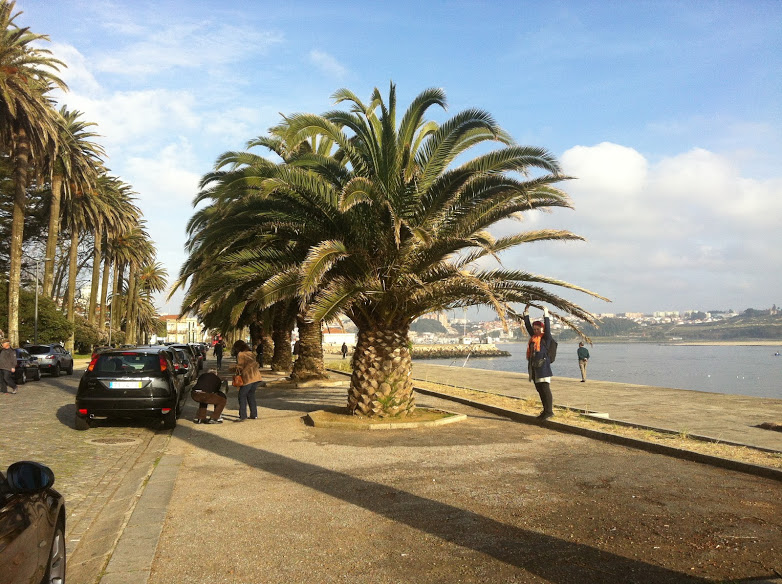
#> input picture interfaces/biofeedback/calibration/IMG_0401.JPG, 782 x 584 px, given in place of the camera
$ python camera.py ../../biofeedback/calibration/IMG_0401.JPG   (Python 2 division)
#> lines starting #> are read from the running program, lines starting #| are printed output that depends on the picture; after the words box and inside, x2 and y2 are one past the last pixel; in counts of white or black regions, pixels touching at a corner belong together
#!/usr/bin/env python
#coding: UTF-8
import numpy as np
import cv as CV
import cv2 as cv
import sys, time
import os

# Author: Dawid Laszuk
# Contact: laszukdawid@gmail.com


class Camera:

    def debugPrint(self, text):
        if self.debug:
            print text

    def __init__(self):

        self.initConst()
        self.initCamVideo()
        self.setRef()

        #~ //~ Inicjuje okna do ogladania
        cv.namedWindow("original",0)
        #~ cv.namedWindow("threshold",0)
        cv.namedWindow("edge",0)

        # display orig image
        flag, self.img = self.cap.read()
#> self.img is the input picture: shape (584, 782, 3); mean B, G, R 128.8, 142.3, 145.4
        if flag == False:
            while(1):
                flag, self.img = self.cap.read()
                time.sleep(0.33)
        #~ cv.imshow("original", self.img)

        # convert to gray and alter bits
        self.gray = cv.cvtColor(self.img, cv.COLOR_BGR2GRAY)
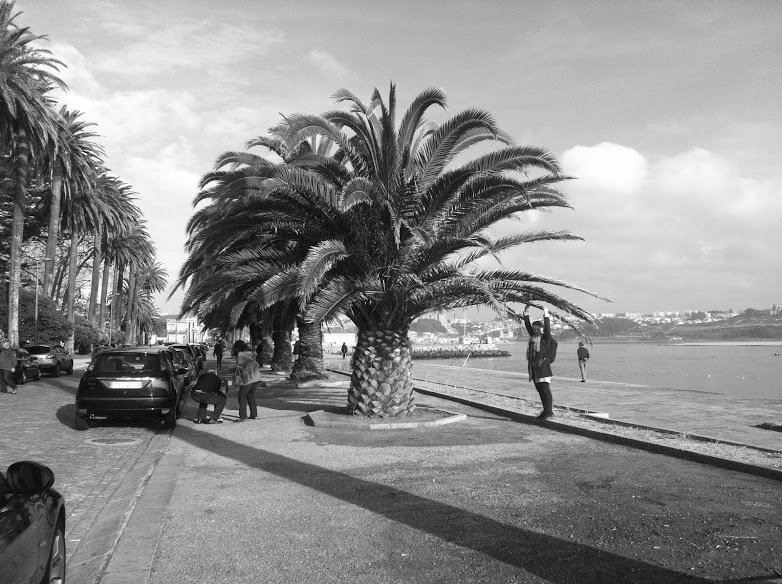
#> self.gray: shape (584, 782); min 0, max 255, mean 141.7
        #~ cv.bitwise_not(self.gray, self.gray)

        # shape of images
        print "shape: ", self.gray.shape
#| shape:  (584, 782)
        self.rows, self.cols = self.gray.shape
#> self.rows = 584; self.cols = 782
        self.roi[2] = self.cols
        self.roi[3] = self.rows


        # Create trackbar and init default values
        self.treshold_callback(self._threshold)
        CV.CreateTrackbar( "THRESHOLD", "original", self._threshold, 255, self.treshold_callback )

        self.scale_callback(self._threshold)
        CV.CreateTrackbar( "SCALE", "original", self._scale, 200, self.scale_callback )
        #~ cv.createTrackbar( "RadiusMin", "original", _minRad, 10, self.treshold_callback )

        # Set mouse events on
        cv.setMouseCallback( "original", self.onMouse, 0)

        while(1):
            # Check for file
            if "calibFlag" in os.listdir(os.path.expanduser("~/obci/interfaces/etr/natural")):
                np.save(os.path.expanduser("~/obci/interfaces/etr/natural/calibMat"), self.calibrationStart())
                os.system("rm " + os.path.expanduser("~/obci/interfaces/etr/natural/calibFlag"))

            # Read frame
            flag, self.img = self.cap.read()
            cv.imshow("original", self.img)

            #~ // invers color
            self.gray = cv.cvtColor(self.img, cv.COLOR_BGR2GRAY)
            #~ cv.bitwise_not(self.gray, self.gray)
            retVal, self.grayOut = cv.threshold(self.gray, self._threshold, 250, cv.THRESH_BINARY)

            self.checkROI()

            c = cv.waitKey(33)
            #~ print chr(c)
            if (c==ord('q')): break
            if (c==ord('s')): self.setRef()


    def initConst(self):
        # define constants

        # black/white threshold
        self._threshold = 100
        self._scale = 10
        self.scale = self._scale/100.
        self.edge_thresh = 3

        # ile pikseli wziac wiecej do analizy
        self.dis = 70

        # no of dots
        self.dots = 4
        self.nCirc = self.dots

        # tmp values for coordinates
        self.xCMS, self.yCMS = 0, 0
        self.xP, self.yP = np.zeros(self.dots), np.zeros(self.dots)
        self.roi = np.zeros(4)

        self.H = np.eye(3)
        self.invH = np.eye(3)

        # debug option
        self.debug = False

    def initCamVideo(self):
        """
        Initiates camera/video source.
        """

        #~ if len(sys.argv) >= 2:
            #~ self.filename = int(sys.argv[1])
        #~ else:
            #~ self.filename = int(-1)
        #~ self.filename = int(0)
        self.filename = int(2)

        # init cam/video
        self.cap = cv.VideoCapture(self.filename)
        #~ self.cap = cv.VideoCapture(1)

        if(not self.cap.isOpened()):
            return -1

    def setRef(self):
        """
        Sets values for new refrence coordinates.
        """
        print " ++ self.setRef(self) ++"

        # P = [x, y, 1].T
        P1 = np.matrix([self.xP[0], self.yP[0], 1]).T
        P2 = np.matrix([self.xP[1], self.yP[1], 1]).T
        P3 = np.matrix([self.xP[2], self.yP[2], 1]).T
        P4 = np.matrix([self.xP[3], self.yP[3], 1]).T

        self.P = np.concatenate((P1,P2,P3),axis=1)
        try:
            self.invP = np.linalg.inv(self.P)
        except:
            self.invP = np.eye(self.P.shape[0],self.P.shape[1])

        self.debugPrint("self.P: ")
        self.debugPrint(self.P)

        # corners of displaied IR LEDs
        self.corners = np.concatenate((self.P,P4),axis=1)

        # central dot of a screen
        self.centerDot = np.mean( self.corners, axis=1)


    # [43 lines left out: functions checkROI, refreshROI, not called in this run]

    def calcMom(self):
        self.debugPrint("\n")
        self.debugPrint(" ++ self.calcMom(self) ++")
        self.debugPrint("self.roi: " + str(self.roi))

        ROI = self.roi
        M = self.grayOut[ROI[1]:ROI[3],ROI[0]:ROI[2]]


        if np.any(self.xP):
            xCenter = self.xP.mean()
            yCenter = self.yP.mean()
            xCMS, yCMS = xCenter, yCenter
            self.xCMS, self.yCMS = xCenter, yCenter
        else:
            # Finds mass center of region
            Mom = cv.moments(M, True)
            if(Mom["m00"]):
                xCMS, yCMS = [ int(m/Mom["m00"]) for m in [Mom['m10'], Mom['m01']] ]
            else:
                return


        self.debugPrint("xCMS, yCMS = {0}, {1}".format( xCMS, yCMS))

        # Coordinates of left-up corner and bottom-right corner
        xInit = [ROI[0], xCMS, ROI[0], xCMS]
        yInit = [ROI[1], ROI[1], yCMS, yCMS]
        xFin  = [xCMS,   ROI[2], xCMS, ROI[2]]
        yFin  = [yCMS, yCMS, ROI[3], ROI[3]]
        roi = [0]*4

        #~ //~ Counting mean val
        for i in range(self.dots):
            roi[0] = np.floor(xInit[i]) # x0
            roi[1] = np.floor(yInit[i]) # y0
            roi[2] = np.floor(xFin[i]) # x1
            roi[3] = np.floor(yFin[i]) # y1
            self.debugPrint("roi " + str(i) + ": " + str(roi))

            if not (roi[0]<roi[2] and roi[1]<roi[3]):
                return

            image_roi = self.grayOut[roi[1]:roi[3],roi[0]:roi[2]]

            Mom = cv.moments(image_roi, True)
            if(Mom["m00"]):
                self.xP[i] = roi[0] + Mom["m10"]/Mom["m00"]
                self.yP[i] = roi[1] + Mom["m01"]/Mom["m00"]
            else:
                self.xP[i] = roi[i] + 0
                self.yP[i] = roi[i] + 0

        # Calculate Transform matrix:
        P1p = np.matrix( (self.xP[0], self.yP[0], 1)).T
        P2p = np.matrix( (self.xP[1], self.yP[1], 1)).T
        P3p = np.matrix( (self.xP[2], self.yP[2], 1)).T
        P4p = np.matrix( (self.xP[3], self.yP[3], 1)).T

        Pp = np.concatenate( (P1p, P2p, P3p, P4p), axis=1)
        return Pp

    # [67 lines left out: functions setTransformationMatrix, drawPoints, not called in this run]


    def treshold_callback(self, threshold ):
        """
        What is done after change of threshold.
        """
#> called with threshold = 100

        self._threshold = threshold
        retVal, self.grayOut = cv.threshold(self.gray, threshold, 250, cv.THRESH_BINARY)
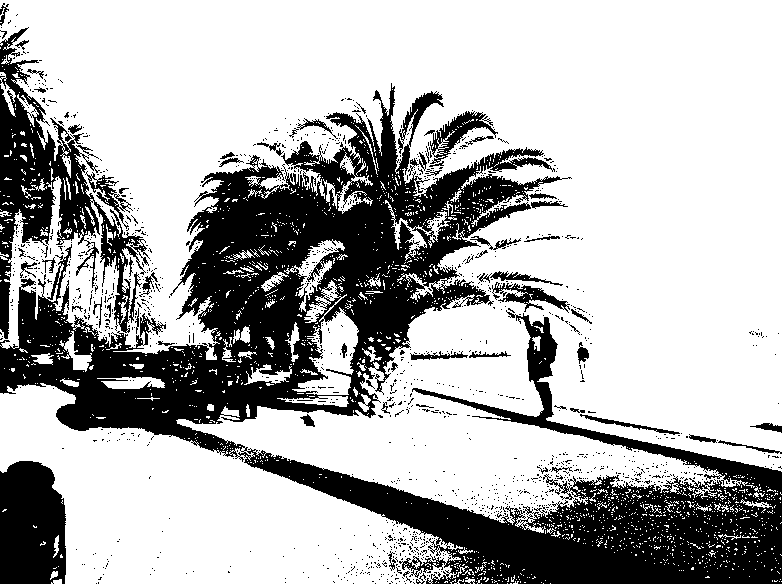
#> self.grayOut: shape (584, 782); values 0 (black) and 250 (white), 70% white; 1362 black regions (1297 under 20 px), largest, box (x1, y1, x2, y2) and area: (0, 83, 782, 584) 106976, (0, 27, 150, 339) 12650, (0, 461, 66, 584) 7237
#> retVal = 100

        self.improveVideo()
        self.calcMom()
        self.drawPoints()

        #~ cv.imshow("threshold", self.grayOut)
        cv.imshow("edge", self.edge)

    # [51 lines left out: functions scale_callback, getTransformMatrix, getInvTransformMatrix, onMouse, calibrationStart, not called in this run]

    def setTreshold(self, val):
        self._treshold = val

    def improveVideo(self):
        """
        Does 2D filters on video.
        """
        self.grayOut = cv.GaussianBlur( self.grayOut, (9, 9), 2)
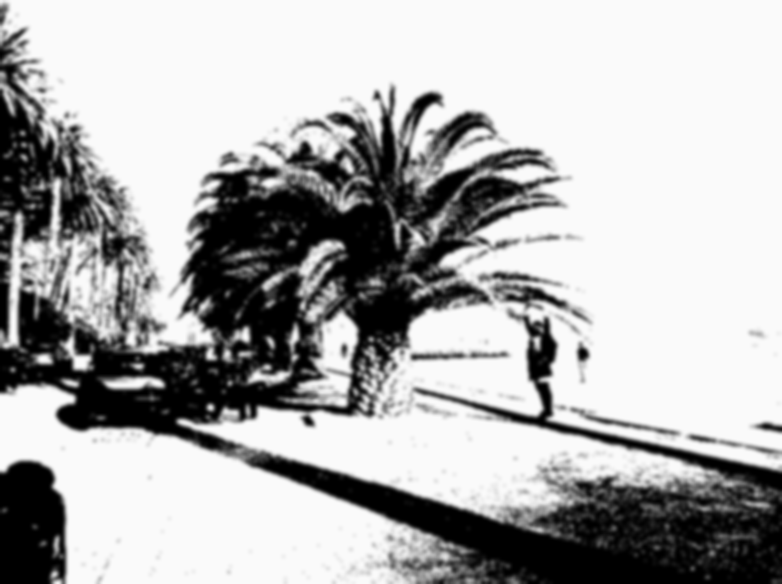
#> self.grayOut: shape (584, 782); min 0, max 250, mean 175.1
        self.grayOut = cv.medianBlur( self.grayOut, 5)

if __name__ == "__main__":
    Camera()
#> (the run stopped early here; a loop or call above may not have finished)

$ run again, on interfaces/biofeedback/calibration/IMG_6716.JPG
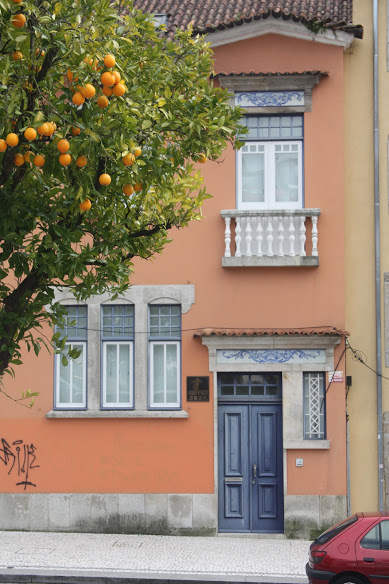
#> input picture interfaces/biofeedback/calibration/IMG_6716.JPG, 389 x 584 px, given in place of the camera
#> in __init__, self.img is the input picture: shape (584, 389, 3); mean B, G, R 110.1, 129.8, 144.9
#| shape:  (584, 389)
#> in treshold_callback, `retVal, self.grayOut = cv.threshold(self.gray, threshold, 250, cv.THRE..`:
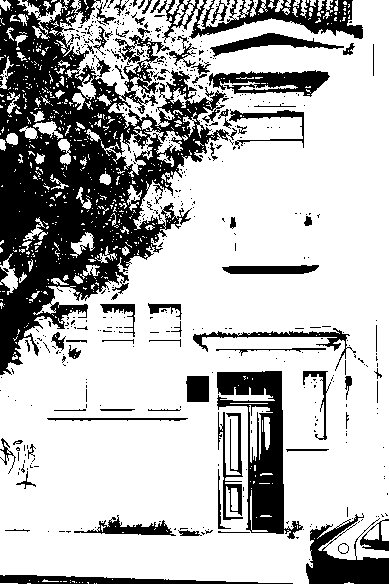
#> self.grayOut: shape (584, 389); values 0 (black) and 250 (white), 72.3% white; 491 black regions (417 under 20 px), largest, box (x1, y1, x2, y2) and area: (0, 0, 237, 375) 36441, (217, 371, 303, 539) 5590, (157, 0, 363, 43) 3259
#> retVal = 100
#> in improveVideo, `self.grayOut = cv.GaussianBlur( self.grayOut, (9, 9), 2)`:
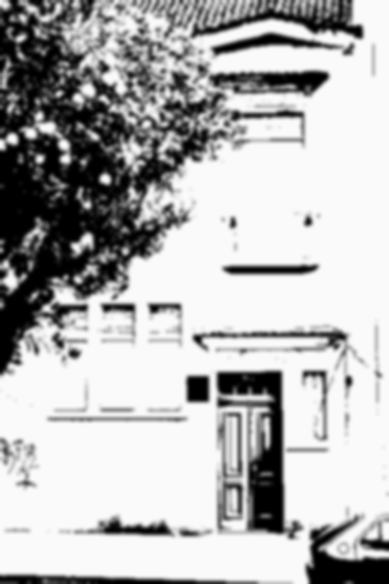
#> self.grayOut: shape (584, 389); min 0, max 250, mean 180.7

$ run again, on interfaces/biofeedback/calibration/IMG_7006.JPG
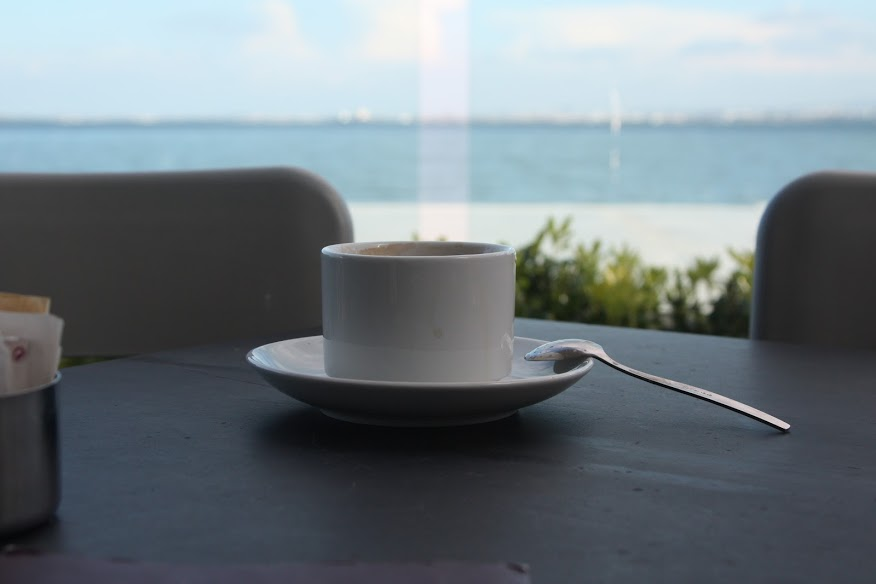
#> input picture interfaces/biofeedback/calibration/IMG_7006.JPG, 876 x 584 px, given in place of the camera
#> in __init__, self.img is the input picture: shape (584, 876, 3); mean B, G, R 127.8, 122, 112.3
#| shape:  (584, 876)
#> in treshold_callback, `retVal, self.grayOut = cv.threshold(self.gray, threshold, 250, cv.THRE..`:
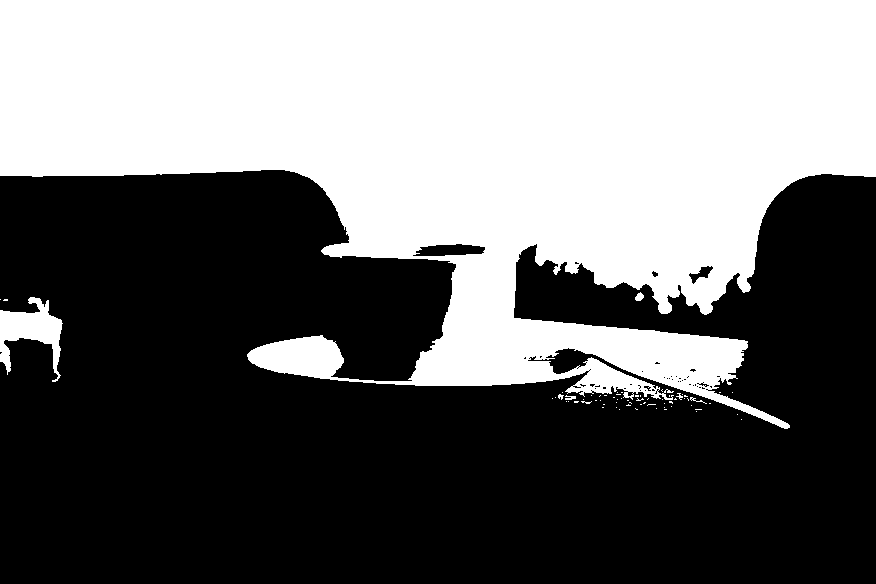
#> self.grayOut: shape (584, 876); values 0 (black) and 250 (white), 43.7% white; 66 white regions (59 under 20 px), largest, box (x1, y1, x2, y2) and area: (0, 0, 876, 429) 220701, (0, 297, 63, 382) 2324, (635, 292, 644, 301) 55
#> retVal = 100
#> in improveVideo, `self.grayOut = cv.GaussianBlur( self.grayOut, (9, 9), 2)`:
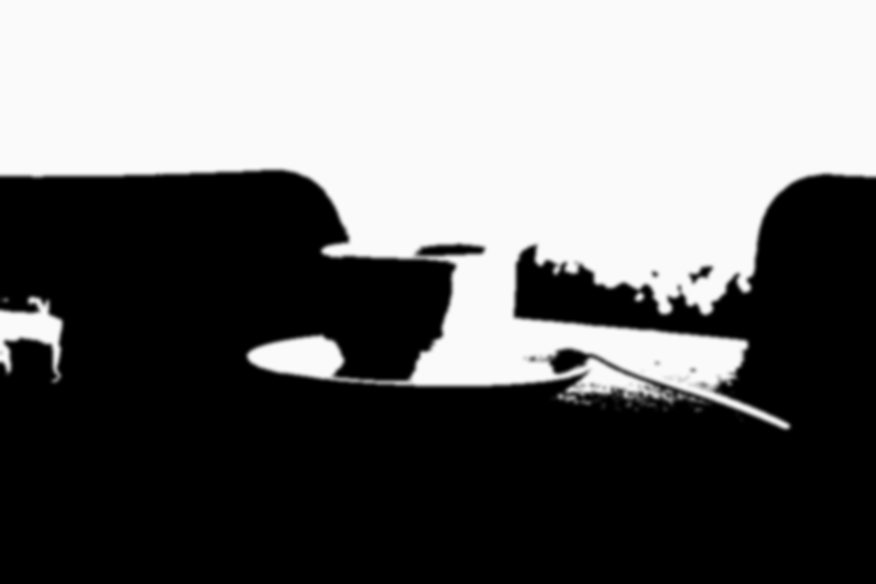
#> self.grayOut: shape (584, 876); min 0, max 250, mean 109.2

$ run again, on interfaces/biofeedback/calibration/1.jpg
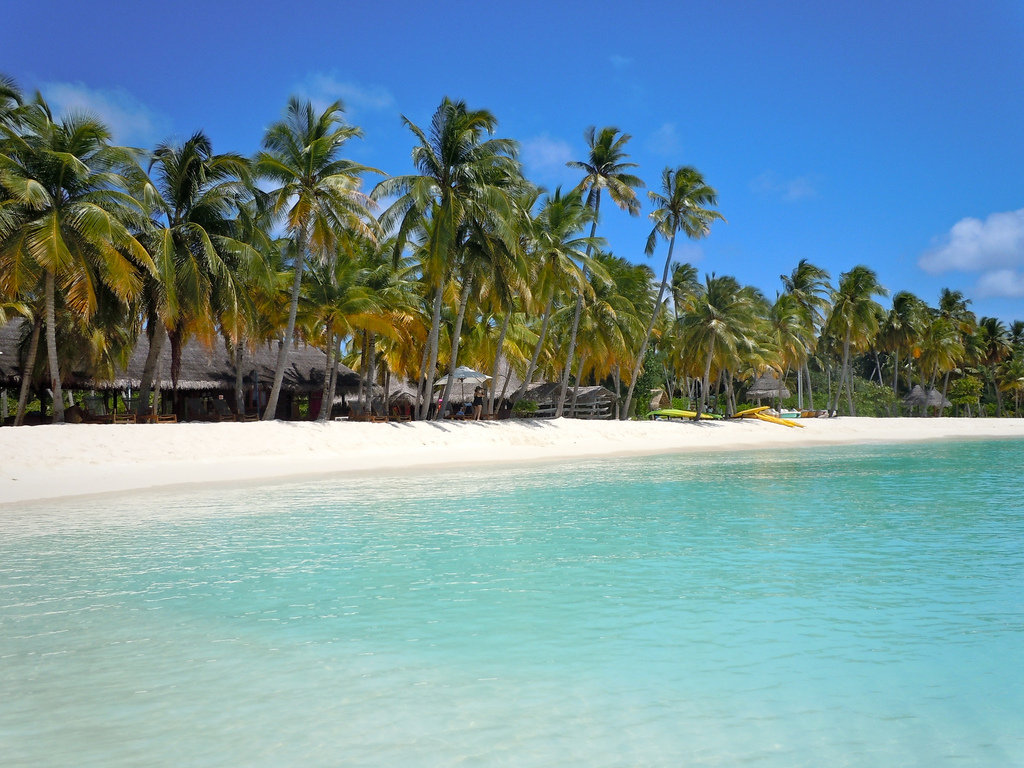
#> input picture interfaces/biofeedback/calibration/1.jpg, 1024 x 768 px, given in place of the camera
#> in __init__, self.img is the input picture: shape (768, 1024, 3); mean B, G, R 160.2, 149.6, 114.7
#| shape:  (768, 1024)
#> in treshold_callback, `retVal, self.grayOut = cv.threshold(self.gray, threshold, 250, cv.THRE..`:
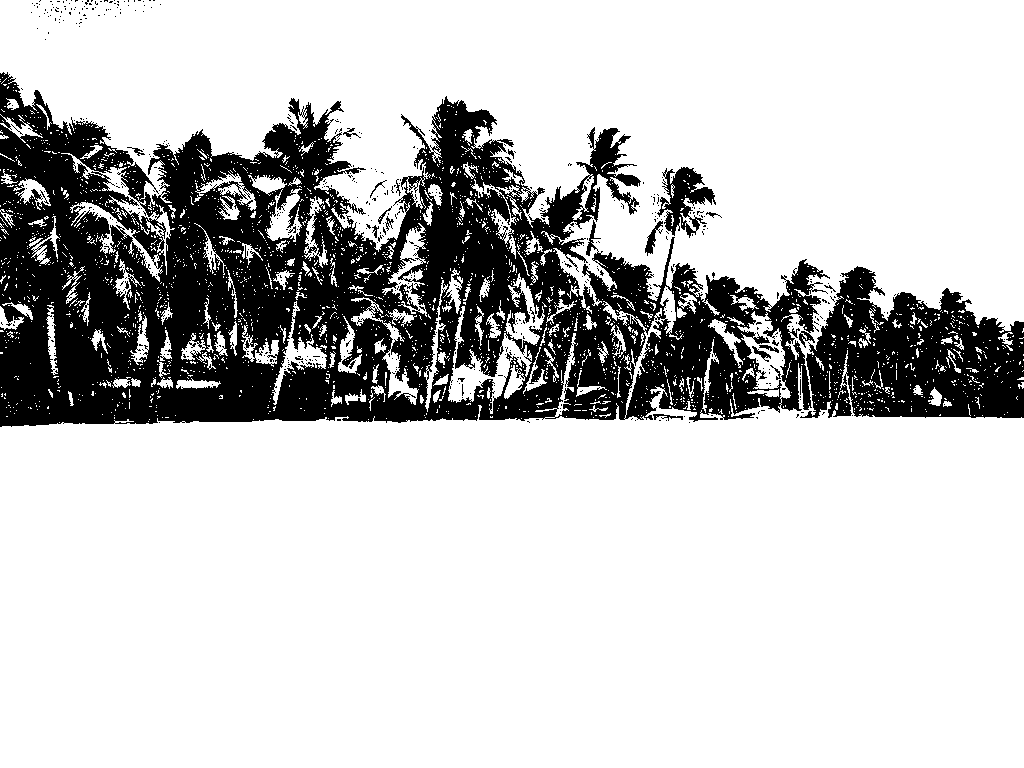
#> self.grayOut: shape (768, 1024); values 0 (black) and 250 (white), 77.7% white; 604 black regions (581 under 20 px), largest, box (x1, y1, x2, y2) and area: (0, 72, 830, 427) 149795, (800, 266, 1024, 418) 21428, (657, 167, 716, 238) 1892
#> retVal = 100
#> in improveVideo, `self.grayOut = cv.GaussianBlur( self.grayOut, (9, 9), 2)`:
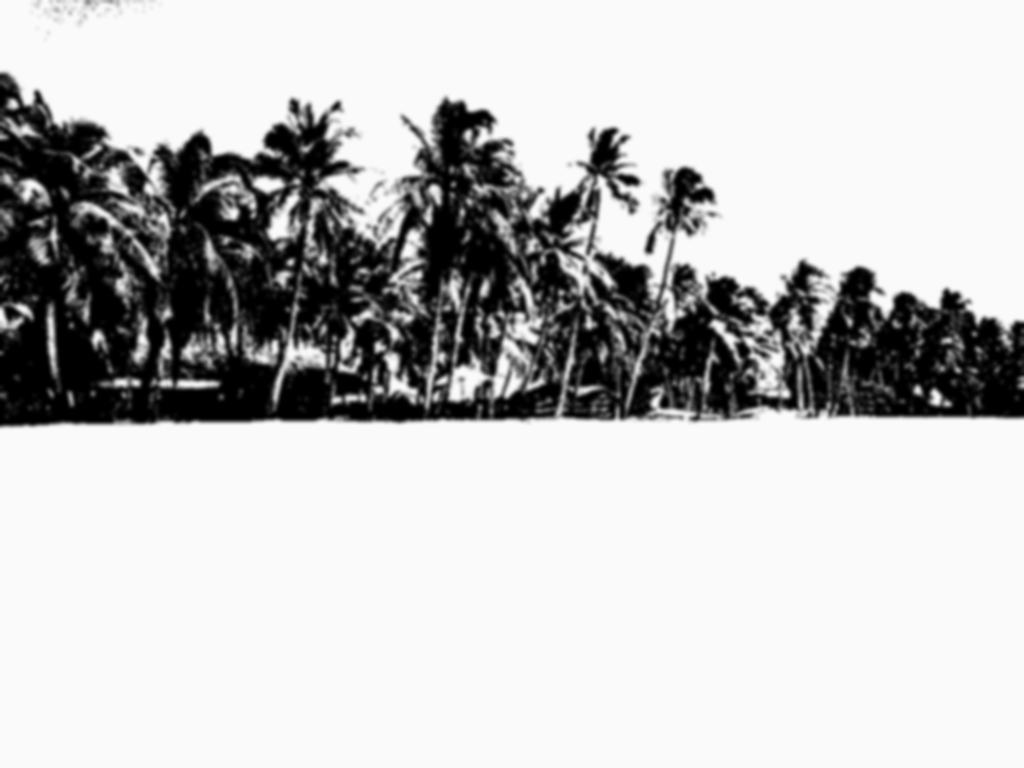
#> self.grayOut: shape (768, 1024); min 0, max 250, mean 194.2
